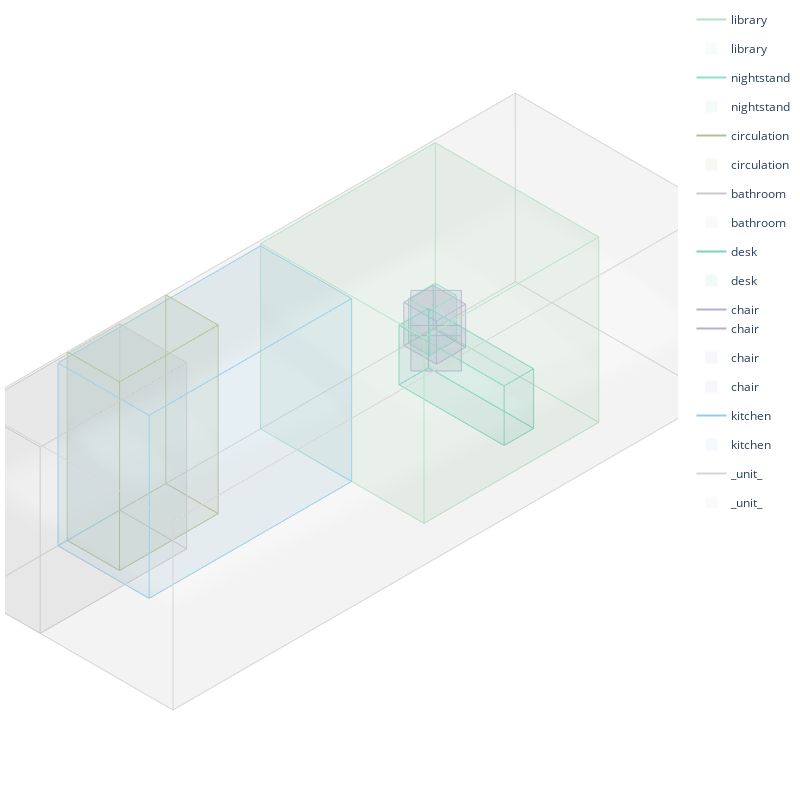

Notebook code for this chart:
### Code cell
box_points, denormalized_boxes, angles_pred = rationalize_box_params(
    boxes_pred_den, angles_pred, unit_box_mean, unit_box_std, dec_unit_box, data
)
render_plotly_sdf(
    box_points,

    obj_idx2name=obj_idx2name,
    objs=dec_objs,

    shapes_pred=None,

    render_shapes=False,

    render_boxes=True,

    colors=args["dataset"] + "/class_color.json",

    save_as_image=False,

    filename=f"{args['exp']}/scene_render.png",
    obj_to_pidx=obj_to_pidx,

)

### Figure 1 — Plotly figure (JSON) as saved in the notebook; plotly's stock layout.template omitted (floating-point values rounded to 4 significant figures)
{"data": [{"legendgroup": "library", "line": {"color": "#B6E3C4"}, "mode": "lines", "name": "library", "showlegend": true, "type": "scatter3d", "x": [-3.274, -0.2777], "y": [-1.4, -1.4], "z": [-1.092, -1.092]}, {"legendgroup": "library", "line": {"color": "#B6E3C4"}, "mode": "lines", "name": "library", "showlegend": false, "type": "scatter3d", "x": [-3.274, -3.274], "y": [-1.4, -1.4], "z": [-1.092, 1.712]}, {"legendgroup": "library", "line": {"color": "#B6E3C4"}, "mode": "lines", "name": "library", "showlegend": false, "type": "scatter3d", "x": [-3.274, -3.274], "y": [-1.4, 1.351], "z": [-1.092, -1.092]}, {"legendgroup": "library", "line": {"color": "#B6E3C4"}, "mode": "lines", "name": "library", "showlegend": false, "type": "scatter3d", "x": [-0.2777, -0.2777], "y": [-1.4, -1.4], "z": [-1.092, 1.712]}, {"legendgroup": "library", "line": {"color": "#B6E3C4"}, "mode": "lines", "name": "library", "showlegend": false, "type": "scatter3d", "x": [-0.2777, -0.2777], "y": [-1.4, 1.351], "z": [-1.092, -1.092]}, {"legendgroup": "library", "line": {"color": "#B6E3C4"}, "mode": "lines", "name": "library", "showlegend": false, "type": "scatter3d", "x": [-3.274, -0.2777], "y": [-1.4, -1.4], "z": [1.712, 1.712]}, {"legendgroup": "library", "line": {"color": "#B6E3C4"}, "mode": "lines", "name": "library", "showlegend": false, "type": "scatter3d", "x": [-3.274, -3.274], "y": [-1.4, 1.351], "z": [1.712, 1.712]}, {"legendgroup": "library", "line": {"color": "#B6E3C4"}, "mode": "lines", "name": "library", "showlegend": false, "type": "scatter3d", "x": [-0.2777, -0.2777], "y": [-1.4, 1.351], "z": [1.712, 1.712]}, {"legendgroup": "library", "line": {"color": "#B6E3C4"}, "mode": "lines", "name": "library", "showlegend": false, "type": "scatter3d", "x": [-3.274, -0.2777], "y": [1.351, 1.351], "z": [-1.092, -1.092]}, {"legendgroup": "library", "line": {"color": "#B6E3C4"}, "mode": "lines", "name": "library", "showlegend": false, "type": "scatter3d", "x": [-3.274, -3.274], "y": [1.351, 1.351], "z": [-1.092, 1.712]}, {"legendgroup": "library", "line": {"color": "#B6E3C4"}, "mode": "lines", "name": "library", "showlegend": false, "type": "scatter3d", "x": [-0.2777, -0.2777], "y": [1.351, 1.351], "z": [-1.092, 1.712]}, {"legendgroup": "library", "line": {"color": "#B6E3C4"}, "mode": "lines", "name": "library", "showlegend": false, "type": "scatter3d", "x": [-3.274, -0.2777], "y": [1.351, 1.351], "z": [1.712, 1.712]}, {"color": "#B6E3C4", "i": [0, 0, 0, 0, 1, 1, 2, 2, 0, 0, 4, 4], "j": [1, 3, 4, 5, 5, 7, 3, 7, 2, 6, 6, 7], "k": [3, 2, 5, 1, 7, 3, 7, 6, 6, 4, 7, 5], "name": "library", "opacity": 0.1, "showlegend": true, "type": "mesh3d", "x": [-3.274, -3.274, -3.274, -3.274, -0.2777, -0.2777, -0.2777, -0.2777], "y": [-1.4, -1.4, 1.351, 1.351, -1.4, -1.4, 1.351, 1.351], "z": [-1.092, 1.712, -1.092, 1.712, -1.092, 1.712, -1.092, 1.712]}, {"legendgroup": "nightstand", "line": {"color": "#8ddfcb"}, "mode": "lines", "name": "nightstand", "showlegend": true, "type": "scatter3d", "x": [-3.274, -2.816], "y": [-1.4, -1.4], "z": [1.352, 1.352]}, {"legendgroup": "nightstand", "line": {"color": "#8ddfcb"}, "mode": "lines", "name": "nightstand", "showlegend": false, "type": "scatter3d", "x": [-3.274, -3.274], "y": [-1.4, -1.4], "z": [1.352, 1.712]}, {"legendgroup": "nightstand", "line": {"color": "#8ddfcb"}, "mode": "lines", "name": "nightstand", "showlegend": false, "type": "scatter3d", "x": [-3.274, -3.274], "y": [-1.4, -0.7364], "z": [1.352, 1.352]}, {"legendgroup": "nightstand", "line": {"color": "#8ddfcb"}, "mode": "lines", "name": "nightstand", "showlegend": false, "type": "scatter3d", "x": [-2.816, -2.816], "y": [-1.4, -1.4], "z": [1.352, 1.712]}, {"legendgroup": "nightstand", "line": {"color": "#8ddfcb"}, "mode": "lines", "name": "nightstand", "showlegend": false, "type": "scatter3d", "x": [-2.816, -2.816], "y": [-1.4, -0.7364], "z": [1.352, 1.352]}, {"legendgroup": "nightstand", "line": {"color": "#8ddfcb"}, "mode": "lines", "name": "nightstand", "showlegend": false, "type": "scatter3d", "x": [-3.274, -2.816], "y": [-1.4, -1.4], "z": [1.712, 1.712]}, {"legendgroup": "nightstand", "line": {"color": "#8ddfcb"}, "mode": "lines", "name": "nightstand", "showlegend": false, "type": "scatter3d", "x": [-3.274, -3.274], "y": [-1.4, -0.7364], "z": [1.712, 1.712]}, {"legendgroup": "nightstand", "line": {"color": "#8ddfcb"}, "mode": "lines", "name": "nightstand", "showlegend": false, "type": "scatter3d", "x": [-2.816, -2.816], "y": [-1.4, -0.7364], "z": [1.712, 1.712]}, {"legendgroup": "nightstand", "line": {"color": "#8ddfcb"}, "mode": "lines", "name": "nightstand", "showlegend": false, "type": "scatter3d", "x": [-3.274, -2.816], "y": [-0.7364, -0.7364], "z": [1.352, 1.352]}, {"legendgroup": "nightstand", "line": {"color": "#8ddfcb"}, "mode": "lines", "name": "nightstand", "showlegend": false, "type": "scatter3d", "x": [-3.274, -3.274], "y": [-0.7364, -0.7364], "z": [1.352, 1.712]}, {"legendgroup": "nightstand", "line": {"color": "#8ddfcb"}, "mode": "lines", "name": "nightstand", "showlegend": false, "type": "scatter3d", "x": [-2.816, -2.816], "y": [-0.7364, -0.7364], "z": [1.352, 1.712]}, {"legendgroup": "nightstand", "line": {"color": "#8ddfcb"}, "mode": "lines", "name": "nightstand", "showlegend": false, "type": "scatter3d", "x": [-3.274, -2.816], "y": [-0.7364, -0.7364], "z": [1.712, 1.712]}, {"color": "#8ddfcb", "i": [0, 0, 0, 0, 1, 1, 2, 2, 0, 0, 4, 4], "j": [1, 3, 4, 5, 5, 7, 3, 7, 2, 6, 6, 7], "k": [3, 2, 5, 1, 7, 3, 7, 6, 6, 4, 7, 5], "name": "nightstand", "opacity": 0.1, "showlegend": true, "type": "mesh3d", "x": [-3.274, -3.274, -3.274, -3.274, -2.816, -2.816, -2.816, -2.816], "y": [-1.4, -1.4, -0.7364, -0.7364, -1.4, -1.4, -0.7364, -0.7364], "z": [1.352, 1.712, 1.352, 1.712, 1.352, 1.712, 1.352, 1.712]}, {"legendgroup": "circulation", "line": {"color": "#B2C193"}, "mode": "lines", "name": "circulation", "showlegend": true, "type": "scatter3d", "x": [1.344, 3.035], "y": [-1.4, -1.4], "z": [0.8165, 0.8165]}, {"legendgroup": "circulation", "line": {"color": "#B2C193"}, "mode": "lines", "name": "circulation", "showlegend": false, "type": "scatter3d", "x": [1.344, 1.344], "y": [-1.4, -1.4], "z": [0.8165, 1.712]}, {"legendgroup": "circulation", "line": {"color": "#B2C193"}, "mode": "lines", "name": "circulation", "showlegend": false, "type": "scatter3d", "x": [1.344, 1.344], "y": [-1.4, 1.4], "z": [0.8165, 0.8165]}, {"legendgroup": "circulation", "line": {"color": "#B2C193"}, "mode": "lines", "name": "circulation", "showlegend": false, "type": "scatter3d", "x": [3.035, 3.035], "y": [-1.4, -1.4], "z": [0.8165, 1.712]}, {"legendgroup": "circulation", "line": {"color": "#B2C193"}, "mode": "lines", "name": "circulation", "showlegend": false, "type": "scatter3d", "x": [3.035, 3.035], "y": [-1.4, 1.4], "z": [0.8165, 0.8165]}, {"legendgroup": "circulation", "line": {"color": "#B2C193"}, "mode": "lines", "name": "circulation", "showlegend": false, "type": "scatter3d", "x": [1.344, 3.035], "y": [-1.4, -1.4], "z": [1.712, 1.712]}, {"legendgroup": "circulation", "line": {"color": "#B2C193"}, "mode": "lines", "name": "circulation", "showlegend": false, "type": "scatter3d", "x": [1.344, 1.344], "y": [-1.4, 1.4], "z": [1.712, 1.712]}, {"legendgroup": "circulation", "line": {"color": "#B2C193"}, "mode": "lines", "name": "circulation", "showlegend": false, "type": "scatter3d", "x": [3.035, 3.035], "y": [-1.4, 1.4], "z": [1.712, 1.712]}, {"legendgroup": "circulation", "line": {"color": "#B2C193"}, "mode": "lines", "name": "circulation", "showlegend": false, "type": "scatter3d", "x": [1.344, 3.035], "y": [1.4, 1.4], "z": [0.8165, 0.8165]}, {"legendgroup": "circulation", "line": {"color": "#B2C193"}, "mode": "lines", "name": "circulation", "showlegend": false, "type": "scatter3d", "x": [1.344, 1.344], "y": [1.4, 1.4], "z": [0.8165, 1.712]}, {"legendgroup": "circulation", "line": {"color": "#B2C193"}, "mode": "lines", "name": "circulation", "showlegend": false, "type": "scatter3d", "x": [3.035, 3.035], "y": [1.4, 1.4], "z": [0.8165, 1.712]}, {"legendgroup": "circulation", "line": {"color": "#B2C193"}, "mode": "lines", "name": "circulation", "showlegend": false, "type": "scatter3d", "x": [1.344, 3.035], "y": [1.4, 1.4], "z": [1.712, 1.712]}, {"color": "#B2C193", "i": [0, 0, 0, 0, 1, 1, 2, 2, 0, 0, 4, 4], "j": [1, 3, 4, 5, 5, 7, 3, 7, 2, 6, 6, 7], "k": [3, 2, 5, 1, 7, 3, 7, 6, 6, 4, 7, 5], "name": "circulation", "opacity": 0.1, "showlegend": true, "type": "mesh3d", "x": [1.344, 1.344, 1.344, 1.344, 3.035, 3.035, 3.035, 3.035], "y": [-1.4, -1.4, 1.4, 1.4, -1.4, -1.4, 1.4, 1.4], "z": [0.8165, 1.712, 0.8165, 1.712, 0.8165, 1.712, 0.8165, 1.712]}, {"legendgroup": "bathroom", "line": {"color": "#CACACA"}, "mode": "lines", "name": "bathroom", "showlegend": true, "type": "scatter3d", "x": [2.136, 4.648], "y": [-1.4, -1.4], "z": [0.5639, 0.5639]}, {"legendgroup": "bathroom", "line": {"color": "#CACACA"}, "mode": "lines", "name": "bathroom", "showlegend": false, "type": "scatter3d", "x": [2.136, 2.136], "y": [-1.4, -1.4], "z": [0.5639, 1.712]}, {"legendgroup": "bathroom", "line": {"color": "#CACACA"}, "mode": "lines", "name": "bathroom", "showlegend": false, "type": "scatter3d", "x": [2.136, 2.136], "y": [-1.4, 1.366], "z": [0.5639, 0.5639]}, {"legendgroup": "bathroom", "line": {"color": "#CACACA"}, "mode": "lines", "name": "bathroom", "showlegend": false, "type": "scatter3d", "x": [4.648, 4.648], "y": [-1.4, -1.4], "z": [0.5639, 1.712]}, {"legendgroup": "bathroom", "line": {"color": "#CACACA"}, "mode": "lines", "name": "bathroom", "showlegend": false, "type": "scatter3d", "x": [4.648, 4.648], "y": [-1.4, 1.366], "z": [0.5639, 0.5639]}, {"legendgroup": "bathroom", "line": {"color": "#CACACA"}, "mode": "lines", "name": "bathroom", "showlegend": false, "type": "scatter3d", "x": [2.136, 4.648], "y": [-1.4, -1.4], "z": [1.712, 1.712]}, {"legendgroup": "bathroom", "line": {"color": "#CACACA"}, "mode": "lines", "name": "bathroom", "showlegend": false, "type": "scatter3d", "x": [2.136, 2.136], "y": [-1.4, 1.366], "z": [1.712, 1.712]}, {"legendgroup": "bathroom", "line": {"color": "#CACACA"}, "mode": "lines", "name": "bathroom", "showlegend": false, "type": "scatter3d", "x": [4.648, 4.648], "y": [-1.4, 1.366], "z": [1.712, 1.712]}, {"legendgroup": "bathroom", "line": {"color": "#CACACA"}, "mode": "lines", "name": "bathroom", "showlegend": false, "type": "scatter3d", "x": [2.136, 4.648], "y": [1.366, 1.366], "z": [0.5639, 0.5639]}, {"legendgroup": "bathroom", "line": {"color": "#CACACA"}, "mode": "lines", "name": "bathroom", "showlegend": false, "type": "scatter3d", "x": [2.136, 2.136], "y": [1.366, 1.366], "z": [0.5639, 1.712]}, {"legendgroup": "bathroom", "line": {"color": "#CACACA"}, "mode": "lines", "name": "bathroom", "showlegend": false, "type": "scatter3d", "x": [4.648, 4.648], "y": [1.366, 1.366], "z": [0.5639, 1.712]}, {"legendgroup": "bathroom", "line": {"color": "#CACACA"}, "mode": "lines", "name": "bathroom", "showlegend": false, "type": "scatter3d", "x": [2.136, 4.648], "y": [1.366, 1.366], "z": [1.712, 1.712]}, {"color": "#CACACA", "i": [0, 0, 0, 0, 1, 1, 2, 2, 0, 0, 4, 4], "j": [1, 3, 4, 5, 5, 7, 3, 7, 2, 6, 6, 7], "k": [3, 2, 5, 1, 7, 3, 7, 6, 6, 4, 7, 5], "name": "bathroom", "opacity": 0.1, "showlegend": true, "type": "mesh3d", "x": [2.136, 2.136, 2.136, 2.136, 4.648, 4.648, 4.648, 4.648], "y": [-1.4, -1.4, 1.366, 1.366, -1.4, -1.4, 1.366, 1.366], "z": [0.5639, 1.712, 0.5639, 1.712, 0.5639, 1.712, 0.5639, 1.712]}, {"legendgroup": "desk", "line": {"color": "#79D4BC"}, "mode": "lines", "name": "desk", "showlegend": true, "type": "scatter3d", "x": [-2.626, -2.119], "y": [-1.4, -1.4], "z": [-0.6227, -0.6227]}, {"legendgroup": "desk", "line": {"color": "#79D4BC"}, "mode": "lines", "name": "desk", "showlegend": false, "type": "scatter3d", "x": [-2.626, -2.626], "y": [-1.4, -1.4], "z": [-0.6227, 1.18]}, {"legendgroup": "desk", "line": {"color": "#79D4BC"}, "mode": "lines", "name": "desk", "showlegend": false, "type": "scatter3d", "x": [-2.626, -2.626], "y": [-1.4, -0.5156], "z": [-0.6227, -0.6227]}, {"legendgroup": "desk", "line": {"color": "#79D4BC"}, "mode": "lines", "name": "desk", "showlegend": false, "type": "scatter3d", "x": [-2.119, -2.119], "y": [-1.4, -1.4], "z": [-0.6227, 1.18]}, {"legendgroup": "desk", "line": {"color": "#79D4BC"}, "mode": "lines", "name": "desk", "showlegend": false, "type": "scatter3d", "x": [-2.119, -2.119], "y": [-1.4, -0.5156], "z": [-0.6227, -0.6227]}, {"legendgroup": "desk", "line": {"color": "#79D4BC"}, "mode": "lines", "name": "desk", "showlegend": false, "type": "scatter3d", "x": [-2.626, -2.119], "y": [-1.4, -1.4], "z": [1.18, 1.18]}, {"legendgroup": "desk", "line": {"color": "#79D4BC"}, "mode": "lines", "name": "desk", "showlegend": false, "type": "scatter3d", "x": [-2.626, -2.626], "y": [-1.4, -0.5156], "z": [1.18, 1.18]}, {"legendgroup": "desk", "line": {"color": "#79D4BC"}, "mode": "lines", "name": "desk", "showlegend": false, "type": "scatter3d", "x": [-2.119, -2.119], "y": [-1.4, -0.5156], "z": [1.18, 1.18]}, {"legendgroup": "desk", "line": {"color": "#79D4BC"}, "mode": "lines", "name": "desk", "showlegend": false, "type": "scatter3d", "x": [-2.626, -2.119], "y": [-0.5156, -0.5156], "z": [-0.6227, -0.6227]}, {"legendgroup": "desk", "line": {"color": "#79D4BC"}, "mode": "lines", "name": "desk", "showlegend": false, "type": "scatter3d", "x": [-2.626, -2.626], "y": [-0.5156, -0.5156], "z": [-0.6227, 1.18]}, {"legendgroup": "desk", "line": {"color": "#79D4BC"}, "mode": "lines", "name": "desk", "showlegend": false, "type": "scatter3d", "x": [-2.119, -2.119], "y": [-0.5156, -0.5156], "z": [-0.6227, 1.18]}, {"legendgroup": "desk", "line": {"color": "#79D4BC"}, "mode": "lines", "name": "desk", "showlegend": false, "type": "scatter3d", "x": [-2.626, -2.119], "y": [-0.5156, -0.5156], "z": [1.18, 1.18]}, {"color": "#79D4BC", "i": [0, 0, 0, 0, 1, 1, 2, 2, 0, 0, 4, 4], "j": [1, 3, 4, 5, 5, 7, 3, 7, 2, 6, 6, 7], "k": [3, 2, 5, 1, 7, 3, 7, 6, 6, 4, 7, 5], "name": "desk", "opacity": 0.1, "showlegend": true, "type": "mesh3d", "x": [-2.626, -2.119, -2.626, -2.119, -2.626, -2.119, -2.626, -2.119], "y": [-1.4, -1.4, -0.5156, -0.5156, -1.4, -1.4, -0.5156, -0.5156], "z": [1.18, 1.18, 1.18, 1.18, -0.6227, -0.6227, -0.6227, -0.6227]}, {"legendgroup": "chair", "line": {"color": "#B7AFD0"}, "mode": "lines", "name": "chair", "showlegend": true, "type": "scatter3d", "x": [-3.246, -2.744], "y": [-1.4, -1.4], "z": [1.164, 1.164]}, {"legendgroup": "chair", "line": {"color": "#B7AFD0"}, "mode": "lines", "name": "chair", "showlegend": false, "type": "scatter3d", "x": [-3.246, -3.246], "y": [-1.4, -1.4], "z": [1.164, 1.72]}, {"legendgroup": "chair", "line": {"color": "#B7AFD0"}, "mode": "lines", "name": "chair", "showlegend": false, "type": "scatter3d", "x": [-3.246, -3.246], "y": [-1.4, -0.7588], "z": [1.164, 1.164]}, {"legendgroup": "chair", "line": {"color": "#B7AFD0"}, "mode": "lines", "name": "chair", "showlegend": false, "type": "scatter3d", "x": [-2.744, -2.744], "y": [-1.4, -1.4], "z": [1.164, 1.72]}, {"legendgroup": "chair", "line": {"color": "#B7AFD0"}, "mode": "lines", "name": "chair", "showlegend": false, "type": "scatter3d", "x": [-2.744, -2.744], "y": [-1.4, -0.7588], "z": [1.164, 1.164]}, {"legendgroup": "chair", "line": {"color": "#B7AFD0"}, "mode": "lines", "name": "chair", "showlegend": false, "type": "scatter3d", "x": [-3.246, -2.744], "y": [-1.4, -1.4], "z": [1.72, 1.72]}, {"legendgroup": "chair", "line": {"color": "#B7AFD0"}, "mode": "lines", "name": "chair", "showlegend": false, "type": "scatter3d", "x": [-3.246, -3.246], "y": [-1.4, -0.7588], "z": [1.72, 1.72]}, {"legendgroup": "chair", "line": {"color": "#B7AFD0"}, "mode": "lines", "name": "chair", "showlegend": false, "type": "scatter3d", "x": [-2.744, -2.744], "y": [-1.4, -0.7588], "z": [1.72, 1.72]}, {"legendgroup": "chair", "line": {"color": "#B7AFD0"}, "mode": "lines", "name": "chair", "showlegend": false, "type": "scatter3d", "x": [-3.246, -2.744], "y": [-0.7588, -0.7588], "z": [1.164, 1.164]}, {"legendgroup": "chair", "line": {"color": "#B7AFD0"}, "mode": "lines", "name": "chair", "showlegend": false, "type": "scatter3d", "x": [-3.246, -3.246], "y": [-0.7588, -0.7588], "z": [1.164, 1.72]}, {"legendgroup": "chair", "line": {"color": "#B7AFD0"}, "mode": "lines", "name": "chair", "showlegend": false, "type": "scatter3d", "x": [-2.744, -2.744], "y": [-0.7588, -0.7588], "z": [1.164, 1.72]}, {"legendgroup": "chair", "line": {"color": "#B7AFD0"}, "mode": "lines", "name": "chair", "showlegend": false, "type": "scatter3d", "x": [-3.246, -2.744], "y": [-0.7588, -0.7588], "z": [1.72, 1.72]}, {"color": "#B7AFD0", "i": [0, 0, 0, 0, 1, 1, 2, 2, 0, 0, 4, 4], "j": [1, 3, 4, 5, 5, 7, 3, 7, 2, 6, 6, 7], "k": [3, 2, 5, 1, 7, 3, 7, 6, 6, 4, 7, 5], "name": "chair", "opacity": 0.1, "showlegend": true, "type": "mesh3d", "x": [-2.744, -3.246, -2.744, -3.246, -2.744, -3.246, -2.744, -3.246], "y": [-1.4, -1.4, -0.7588, -0.7588, -1.4, -1.4, -0.7588, -0.7588], "z": [1.164, 1.164, 1.164, 1.164, 1.72, 1.72, 1.72, 1.72]}, {"legendgroup": "chair", "line": {"color": "#B7AFD0"}, "mode": "lines", "name": "chair", "showlegend": true, "type": "scatter3d", "x": [-2.859, -2.426], "y": [-1.4, -1.4], "z": [0.8493, 1.282]}, {"legendgroup": "chair", "line": {"color": "#B7AFD0"}, "mode": "lines", "name": "chair", "showlegend": false, "type": "scatter3d", "x": [-2.859, -3.382], "y": [-1.4, -1.4], "z": [0.8493, 1.372]}, {"legendgroup": "chair", "line": {"color": "#B7AFD0"}, "mode": "lines", "name": "chair", "showlegend": false, "type": "scatter3d", "x": [-2.859, -2.859], "y": [-1.4, -0.7255], "z": [0.8493, 0.8493]}, {"legendgroup": "chair", "line": {"color": "#B7AFD0"}, "mode": "lines", "name": "chair", "showlegend": false, "type": "scatter3d", "x": [-2.426, -2.949], "y": [-1.4, -1.4], "z": [1.282, 1.805]}, {"legendgroup": "chair", "line": {"color": "#B7AFD0"}, "mode": "lines", "name": "chair", "showlegend": false, "type": "scatter3d", "x": [-2.426, -2.426], "y": [-1.4, -0.7255], "z": [1.282, 1.282]}, {"legendgroup": "chair", "line": {"color": "#B7AFD0"}, "mode": "lines", "name": "chair", "showlegend": false, "type": "scatter3d", "x": [-3.382, -2.949], "y": [-1.4, -1.4], "z": [1.372, 1.805]}, {"legendgroup": "chair", "line": {"color": "#B7AFD0"}, "mode": "lines", "name": "chair", "showlegend": false, "type": "scatter3d", "x": [-3.382, -3.382], "y": [-1.4, -0.7255], "z": [1.372, 1.372]}, {"legendgroup": "chair", "line": {"color": "#B7AFD0"}, "mode": "lines", "name": "chair", "showlegend": false, "type": "scatter3d", "x": [-2.949, -2.949], "y": [-1.4, -0.7255], "z": [1.805, 1.805]}, {"legendgroup": "chair", "line": {"color": "#B7AFD0"}, "mode": "lines", "name": "chair", "showlegend": false, "type": "scatter3d", "x": [-2.859, -2.426], "y": [-0.7255, -0.7255], "z": [0.8493, 1.282]}, {"legendgroup": "chair", "line": {"color": "#B7AFD0"}, "mode": "lines", "name": "chair", "showlegend": false, "type": "scatter3d", "x": [-2.859, -3.382], "y": [-0.7255, -0.7255], "z": [0.8493, 1.372]}, {"legendgroup": "chair", "line": {"color": "#B7AFD0"}, "mode": "lines", "name": "chair", "showlegend": false, "type": "scatter3d", "x": [-2.426, -2.949], "y": [-0.7255, -0.7255], "z": [1.282, 1.805]}, {"legendgroup": "chair", "line": {"color": "#B7AFD0"}, "mode": "lines", "name": "chair", "showlegend": false, "type": "scatter3d", "x": [-3.382, -2.949], "y": [-0.7255, -0.7255], "z": [1.372, 1.805]}, {"color": "#B7AFD0", "i": [0, 0, 0, 0, 1, 1, 2, 2, 0, 0, 4, 4], "j": [1, 3, 4, 5, 5, 7, 3, 7, 2, 6, 6, 7], "k": [3, 2, 5, 1, 7, 3, 7, 6, 6, 4, 7, 5], "name": "chair", "opacity": 0.1, "showlegend": true, "type": "mesh3d", "x": [-3.382, -2.949, -3.382, -2.949, -2.859, -2.426, -2.859, -2.426], "y": [-1.4, -1.4, -0.7255, -0.7255, -1.4, -1.4, -0.7255, -0.7255], "z": [1.372, 1.805, 1.372, 1.805, 0.8493, 1.282, 0.8493, 1.282]}, {"legendgroup": "kitchen", "line": {"color": "#94CDE9"}, "mode": "lines", "name": "kitchen", "showlegend": true, "type": "scatter3d", "x": [-0.2777, 3.194], "y": [-1.4, -1.4], "z": [0.1501, 0.1501]}, {"legendgroup": "kitchen", "line": {"color": "#94CDE9"}, "mode": "lines", "name": "kitchen", "showlegend": false, "type": "scatter3d", "x": [-0.2777, -0.2777], "y": [-1.4, -1.4], "z": [0.1501, 1.712]}, {"legendgroup": "kitchen", "line": {"color": "#94CDE9"}, "mode": "lines", "name": "kitchen", "showlegend": false, "type": "scatter3d", "x": [-0.2777, -0.2777], "y": [-1.4, 1.316], "z": [0.1501, 0.1501]}, {"legendgroup": "kitchen", "line": {"color": "#94CDE9"}, "mode": "lines", "name": "kitchen", "showlegend": false, "type": "scatter3d", "x": [3.194, 3.194], "y": [-1.4, -1.4], "z": [0.1501, 1.712]}, {"legendgroup": "kitchen", "line": {"color": "#94CDE9"}, "mode": "lines", "name": "kitchen", "showlegend": false, "type": "scatter3d", "x": [3.194, 3.194], "y": [-1.4, 1.316], "z": [0.1501, 0.1501]}, {"legendgroup": "kitchen", "line": {"color": "#94CDE9"}, "mode": "lines", "name": "kitchen", "showlegend": false, "type": "scatter3d", "x": [-0.2777, 3.194], "y": [-1.4, -1.4], "z": [1.712, 1.712]}, {"legendgroup": "kitchen", "line": {"color": "#94CDE9"}, "mode": "lines", "name": "kitchen", "showlegend": false, "type": "scatter3d", "x": [-0.2777, -0.2777], "y": [-1.4, 1.316], "z": [1.712, 1.712]}, {"legendgroup": "kitchen", "line": {"color": "#94CDE9"}, "mode": "lines", "name": "kitchen", "showlegend": false, "type": "scatter3d", "x": [3.194, 3.194], "y": [-1.4, 1.316], "z": [1.712, 1.712]}, {"legendgroup": "kitchen", "line": {"color": "#94CDE9"}, "mode": "lines", "name": "kitchen", "showlegend": false, "type": "scatter3d", "x": [-0.2777, 3.194], "y": [1.316, 1.316], "z": [0.1501, 0.1501]}, {"legendgroup": "kitchen", "line": {"color": "#94CDE9"}, "mode": "lines", "name": "kitchen", "showlegend": false, "type": "scatter3d", "x": [-0.2777, -0.2777], "y": [1.316, 1.316], "z": [0.1501, 1.712]}, {"legendgroup": "kitchen", "line": {"color": "#94CDE9"}, "mode": "lines", "name": "kitchen", "showlegend": false, "type": "scatter3d", "x": [3.194, 3.194], "y": [1.316, 1.316], "z": [0.1501, 1.712]}, {"legendgroup": "kitchen", "line": {"color": "#94CDE9"}, "mode": "lines", "name": "kitchen", "showlegend": false, "type": "scatter3d", "x": [-0.2777, 3.194], "y": [1.316, 1.316], "z": [1.712, 1.712]}, {"color": "#94CDE9", "i": [0, 0, 0, 0, 1, 1, 2, 2, 0, 0, 4, 4], "j": [1, 3, 4, 5, 5, 7, 3, 7, 2, 6, 6, 7], "k": [3, 2, 5, 1, 7, 3, 7, 6, 6, 4, 7, 5], "name": "kitchen", "opacity": 0.1, "showlegend": true, "type": "mesh3d", "x": [-0.2777, -0.2777, -0.2777, -0.2777, 3.194, 3.194, 3.194, 3.194], "y": [-1.4, -1.4, 1.316, 1.316, -1.4, -1.4, 1.316, 1.316], "z": [0.1501, 1.712, 0.1501, 1.712, 0.1501, 1.712, 0.1501, 1.712]}, {"legendgroup": "_unit_", "line": {"color": "#D5D5D5"}, "mode": "lines", "name": "_unit_", "showlegend": true, "type": "scatter3d", "x": [-4.648, 4.648], "y": [-1.4, -1.4], "z": [-1.712, -1.712]}, {"legendgroup": "_unit_", "line": {"color": "#D5D5D5"}, "mode": "lines", "name": "_unit_", "showlegend": false, "type": "scatter3d", "x": [-4.648, -4.648], "y": [-1.4, -1.4], "z": [-1.712, 1.712]}, {"legendgroup": "_unit_", "line": {"color": "#D5D5D5"}, "mode": "lines", "name": "_unit_", "showlegend": false, "type": "scatter3d", "x": [-4.648, -4.648], "y": [-1.4, 1.4], "z": [-1.712, -1.712]}, {"legendgroup": "_unit_", "line": {"color": "#D5D5D5"}, "mode": "lines", "name": "_unit_", "showlegend": false, "type": "scatter3d", "x": [4.648, 4.648], "y": [-1.4, -1.4], "z": [-1.712, 1.712]}, {"legendgroup": "_unit_", "line": {"color": "#D5D5D5"}, "mode": "lines", "name": "_unit_", "showlegend": false, "type": "scatter3d", "x": [4.648, 4.648], "y": [-1.4, 1.4], "z": [-1.712, -1.712]}, {"legendgroup": "_unit_", "line": {"color": "#D5D5D5"}, "mode": "lines", "name": "_unit_", "showlegend": false, "type": "scatter3d", "x": [-4.648, 4.648], "y": [-1.4, -1.4], "z": [1.712, 1.712]}, {"legendgroup": "_unit_", "line": {"color": "#D5D5D5"}, "mode": "lines", "name": "_unit_", "showlegend": false, "type": "scatter3d", "x": [-4.648, -4.648], "y": [-1.4, 1.4], "z": [1.712, 1.712]}, {"legendgroup": "_unit_", "line": {"color": "#D5D5D5"}, "mode": "lines", "name": "_unit_", "showlegend": false, "type": "scatter3d", "x": [4.648, 4.648], "y": [-1.4, 1.4], "z": [1.712, 1.712]}, {"legendgroup": "_unit_", "line": {"color": "#D5D5D5"}, "mode": "lines", "name": "_unit_", "showlegend": false, "type": "scatter3d", "x": [-4.648, 4.648], "y": [1.4, 1.4], "z": [-1.712, -1.712]}, {"legendgroup": "_unit_", "line": {"color": "#D5D5D5"}, "mode": "lines", "name": "_unit_", "showlegend": false, "type": "scatter3d", "x": [-4.648, -4.648], "y": [1.4, 1.4], "z": [-1.712, 1.712]}, {"legendgroup": "_unit_", "line": {"color": "#D5D5D5"}, "mode": "lines", "name": "_unit_", "showlegend": false, "type": "scatter3d", "x": [4.648, 4.648], "y": [1.4, 1.4], "z": [-1.712, 1.712]}, {"legendgroup": "_unit_", "line": {"color": "#D5D5D5"}, "mode": "lines", "name": "_unit_", "showlegend": false, "type": "scatter3d", "x": [-4.648, 4.648], "y": [1.4, 1.4], "z": [1.712, 1.712]}, {"color": "#D5D5D5", "i": [0, 0, 0, 0, 1, 1, 2, 2, 0, 0, 4, 4], "j": [1, 3, 4, 5, 5, 7, 3, 7, 2, 6, 6, 7], "k": [3, 2, 5, 1, 7, 3, 7, 6, 6, 4, 7, 5], "name": "_unit_", "opacity": 0.1, "showlegend": true, "type": "mesh3d", "x": [-4.648, -4.648, -4.648, -4.648, 4.648, 4.648, 4.648, 4.648], "y": [-1.4, -1.4, 1.4, 1.4, -1.4, -1.4, 1.4, 1.4], "z": [-1.712, 1.712, -1.712, 1.712, -1.712, 1.712, -1.712, 1.712]}], "layout": {"height": 800, "margin": {"b": 5, "l": 5, "r": 5, "t": 5}, "scene": {"aspectmode": "data", "camera": {"eye": {"x": 2, "y": 2, "z": -2}, "projection": {"type": "orthographic"}, "up": {"x": 0, "y": 1, "z": 0}}, "xaxis": {"showspikes": false, "visible": false}, "yaxis": {"showspikes": false, "visible": false}, "zaxis": {"showspikes": false, "visible": false}}, "width": 800}}
